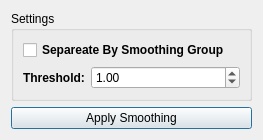
<?xml version="1.0" encoding="UTF-8"?>
<ui version="4.0">
 <class>Dialog</class>
 <widget class="QDialog" name="Dialog">
  <property name="geometry">
   <rect>
    <x>0</x>
    <y>0</y>
    <width>263</width>
    <height>131</height>
   </rect>
  </property>
  <property name="windowTitle">
   <string>Face Weighted Normals</string>
  </property>
  <layout class="QVBoxLayout" name="verticalLayout">
   <item>
    <widget class="QGroupBox" name="groupBox">
     <property name="title">
      <string>Settings</string>
     </property>
     <layout class="QVBoxLayout" name="verticalLayout_2">
      <item>
       <widget class="QCheckBox" name="checkBox">
        <property name="font">
         <font>
          <weight>75</weight>
          <bold>true</bold>
         </font>
        </property>
        <property name="text">
         <string>Separeate By Smoothing Group</string>
        </property>
       </widget>
      </item>
      <item>
       <layout class="QHBoxLayout" name="horizontalLayout">
        <item>
         <widget class="QLabel" name="label">
          <property name="sizePolicy">
           <sizepolicy hsizetype="Maximum" vsizetype="Preferred">
            <horstretch>0</horstretch>
            <verstretch>0</verstretch>
           </sizepolicy>
          </property>
          <property name="font">
           <font>
            <weight>75</weight>
            <bold>true</bold>
           </font>
          </property>
          <property name="text">
           <string>Threshold:</string>
          </property>
         </widget>
        </item>
        <item>
         <widget class="QDoubleSpinBox" name="doubleSpinBox">
          <property name="maximum">
           <double>180.000000000000000</double>
          </property>
          <property name="value">
           <double>1.000000000000000</double>
          </property>
         </widget>
        </item>
       </layout>
      </item>
     </layout>
    </widget>
   </item>
   <item>
    <widget class="QPushButton" name="pushButton">
     <property name="text">
      <string>Apply Smoothing</string>
     </property>
    </widget>
   </item>
   <item>
    <spacer name="verticalSpacer">
     <property name="orientation">
      <enum>Qt::Vertical</enum>
     </property>
     <property name="sizeHint" stdset="0">
      <size>
       <width>217</width>
       <height>7</height>
      </size>
     </property>
    </spacer>
   </item>
  </layout>
 </widget>
 <resources/>
 <connections/>
</ui>
